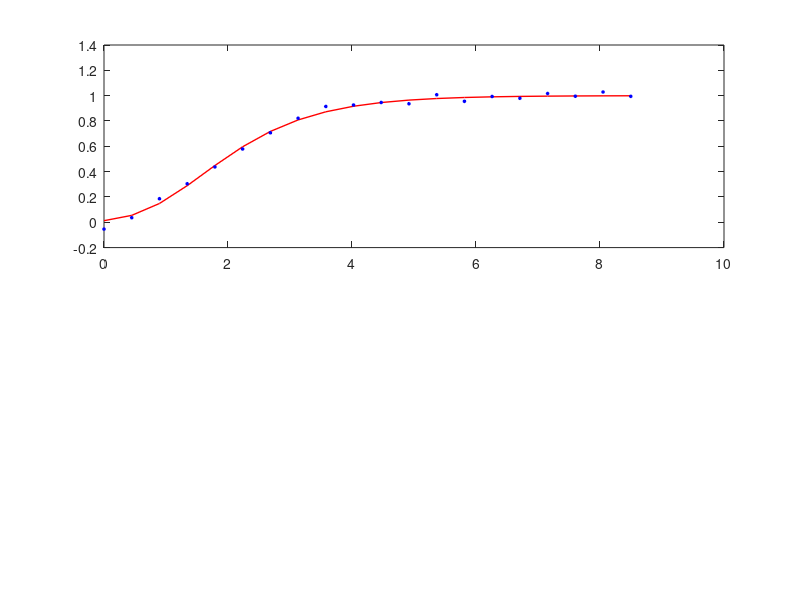

Write the MATLAB code that produced this figure. (Note: this script raises an error after producing the figure.)
clear all
clc
rng(1);
bb= [0.05]; %linspace(0.05,1.5,30);
npts=100;
TH=-1.9207;
err =zeros(1,numel(bb));
width=zeros(1, numel(bb));


for ii=1:length(bb)
beta =  bb(ii);
lambda = 0.0055;
K=80;
N0=1.0;
NMes=20;
omega = 0.999; % This is the proportion of time we examine
sigma=2.0/1.;
tt = log((K^beta-N0^beta)/((N0/omega)^beta-N0^beta))/(lambda*beta);
t = linspace(0,tt,NMes);
Ndata = K*N0./(N0^beta+(K^beta-N0^beta).*exp(-1*lambda*beta*t)).^(1/beta);
subplot(2,1,1)
  plot(t*beta*lambda,Ndata/K,'r','LineWidth',1)
Ndata=Ndata+normrnd(0,sigma,[1,length(t)]);
 hold on
 plot(t*beta*lambda,Ndata/K,'o','MarkerFaceColor','b','MarkerEdgeColor','b','MarkerSize',2)
%  ylim([0 1.2])



K0=K;
N00=N0;
lambda0=lambda;
sigma0=100.0;






mle=zeros(1,4); %mle lambda, K, N0, eta

options = optimoptions('fmincon','Display','iter','MaxIterations',5000);
nonlcon=[];
gs = GlobalSearch;


%% MLE
funmle=@(n) - Gompertz_likelihood(n(1), n(2), n(3), n(4), t, Ndata);
%[mle,nLL] = fmincon(funmle,[lambda0,K0,N00,sigma0],[],[],[],[],[0,0,0,0],[],nonlcon,options);
problem = createOptimProblem('fmincon','x0',[lambda0,K0,N00,sigma0],'objective',funmle,'lb',[1e-10,1e-10,1e-10,1e-10],'ub',[]);
x = run(gs,problem);
mle=x; %this line accepts the global results but you might want to compare them before proceeding


err(ii) = beta*lambda - mle(1,1);




Nmle=mle(1,2)*exp(log(mle(1,3)/mle(1,2))*exp(-1*mle(1,1)*t'));

hold on
plot(beta*t*lambda,Nmle/mle(1,2),'g')
xlabel('time')
ylabel('Density')


%Calculate and plot the scaled-residuals
Var = mle(1,4)*ones(size(t));



res=(Ndata-[Nmle]')/sqrt(mle(1,4));
subplot(2,1,2)
plot(t*lambda*beta,res,'o','MarkerFaceColor','g','MarkerEdgeColor','g')
yline(0,'r','Linewidth',2)
xlabel('time')
ylabel('Normalised Residual')
ymax = max(abs(res));
ylim([-1.2*ymax 1.2*ymax])




 lambda_min=mle(1,1)/2; 
 lambda_max=mle(1,1)*2;

 
%% Code to Profile lambda
rrange = linspace(lambda_min,lambda_max,npts);
rrange=[rrange,mle(1,1)];
rrange=sort(rrange);

nrange=zeros(3,numel(rrange)); %Vector to hold elements of thenuisance parameters
                               %first row is K, second row is N0,
                               %third row is eta
lhoodr=zeros(1,numel(rrange));

for i = 1:numel(rrange)
rr=rrange(i);
funr=@(n) - Gompertz_likelihood(rr, n(1), n(2), n(3), t, Ndata);


      if i==1
      n0=[K0, N00, sigma0];
      elseif i > 1
      n0=[nrange(:,i-1)];
      end

%[nrange(:,i)] = fmincon(funr,n0,[],[],[],[],([0,0,0]),[]);
problem = createOptimProblem('fmincon','x0',[n0],'objective',funr,'lb',[1e-10,1e-10,1e-10],'ub',[]);
[nrange(:,i)] = run(gs,problem);
end


for i=1:numel(rrange)
lhoodr(i)=- Gompertz_likelihood(rrange(1,i),nrange(1,i),nrange(2,i),nrange(3,i),t,Ndata); 
end


 figure
lhood2r = min(lhoodr)-lhoodr;
plot(rrange,lhood2r,'g','LineWidth',2)
hold on
xline(mle(1,1),'r')
xline(beta*lambda,'c')
ylim([-3, 0])
xlim([0 lambda_max])
yline(TH)
xlabel('lambda')
ylabel('Profile')

%Now write a piece of code that will identify the CI
il=1;
ir=numel(rrange);
for i=1:numel(rrange)-1
    if lhood2r(i) < TH && lhood2r(i+1) > TH
        il=i;
    elseif lhood2r(i) > TH && lhood2r(i+1) < TH
        ir=i;
    end
end

%Approximate the lower CI
CI_lower_lambda=(TH*(rrange(il+1)-rrange(il))+lhood2r(il+1)*rrange(il)-lhood2r(il)*rrange(il+1))/(lhood2r(il+1)-lhood2r(il)); %this expression linearly interpolates
CI_upper_lambda=(TH*(rrange(ir+1)-rrange(ir))+lhood2r(ir+1)*rrange(ir)-lhood2r(ir)*rrange(ir+1))/(lhood2r(ir+1)-lhood2r(ir)); %this expression linearly interpolates

% xline(CI_lower_lambda,'g')
% xline(CI_upper_lambda,'c')
CI_width_lambda = CI_upper_lambda-CI_lower_lambda;
width(1,ii) = CI_width_lambda;


end

figure
subplot(1,2,1)
plot(bb,err,'og','MarkerFaceColor','g','MarkerEdgeColor','g')
xlabel('\beta')
ylabel('\beta \lambda_3 - \lambda_1')
subplot(1,2,2)
plot(bb,width,'og','MarkerFaceColor','g','MarkerEdgeColor','g')
xlabel('\beta')
ylabel('CI Width')
